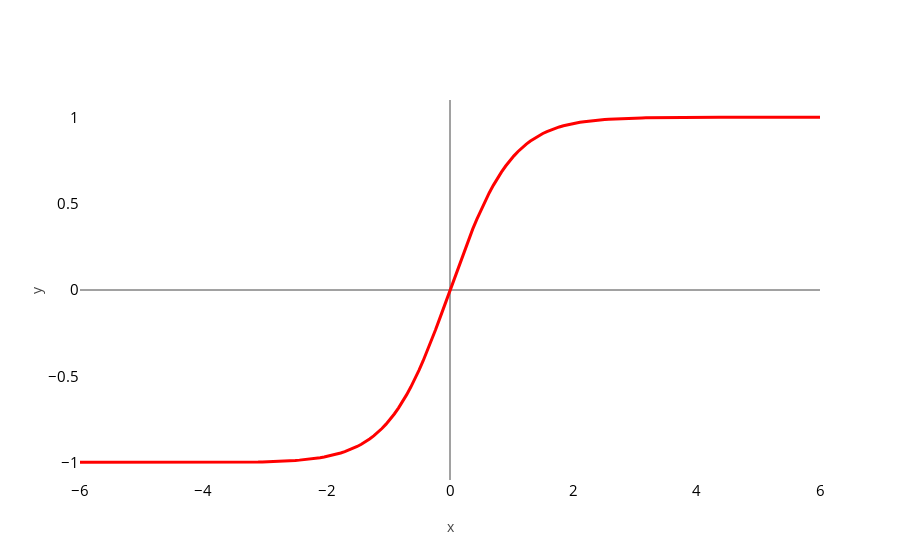

The notebook cell this image was saved under:
### Markdown cell above
# Tanh Plot

### Code cell
import numpy as np
X_test = np.linspace(-10, 10, 300)

def model(x):
    return np.tanh(x)
loss = model(X_test).ravel()

p2 = go.Scatter(x=X_test, y=loss, 
                mode='lines',
                line=dict(color='red', width=3),
                name='Logistic Regression Model')

layout = go.Layout(xaxis=dict(title='x', range=[-6, 6],
                              zeroline=True, 
                             dtick=2, 
                              tickfont=dict(
                                size=15,
                                color='black'
                            ),  
                              showgrid=False),
                   yaxis=dict(title='y', range=[-1.1,1.1],
                              zeroline=True, 
                               dtick=0.5, 
                              tickfont=dict(
                                size=15,
                                color='black'
                            ),  
                              showgrid=False))

fig = go.Figure(data=[p2], layout=layout)
iplot(fig)

### Figure 1 — Plotly figure (JSON) as saved in the notebook; plotly's stock layout.template omitted (floating-point values rounded to 4 significant figures; data arrays with more than 128 entries replaced by an {"elided": "..."} marker saying what was removed)
{"data": [{"line": {"color": "red", "width": 3}, "mode": "lines", "name": "Logistic Regression Model", "type": "scatter", "x": {"elided": "300 float values"}, "y": {"elided": "300 float values"}}], "layout": {"xaxis": {"dtick": 2, "range": [-6, 6], "showgrid": false, "tickfont": {"color": "black", "size": 15}, "title": "x", "zeroline": true}, "yaxis": {"dtick": 0.5, "range": [-1.1, 1.1], "showgrid": false, "tickfont": {"color": "black", "size": 15}, "title": "y", "zeroline": true}}}
